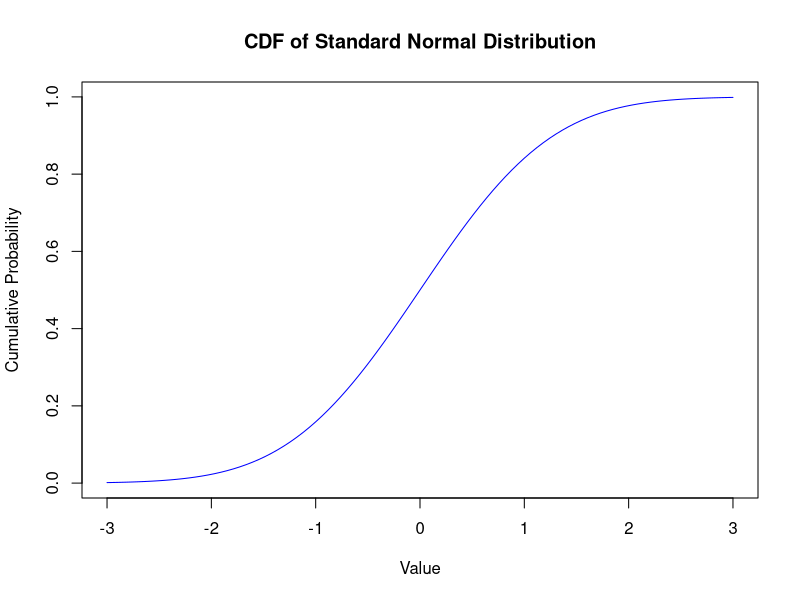
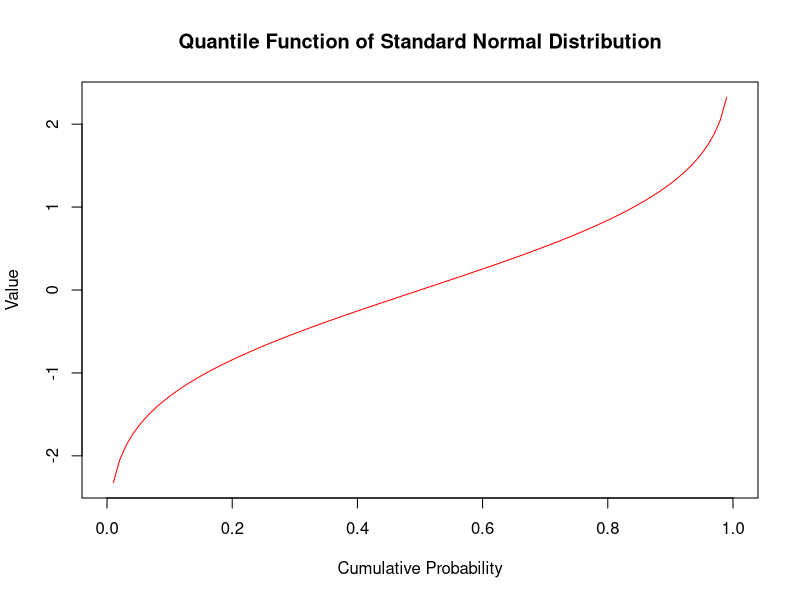

Recreate these plots in R, in order.
# Generate a sequence of values
x <- seq(-3, 3, length=100)

# Compute the CDF for a standard normal distribution
cdf <- pnorm(x)

# Plot the CDF
plot(x, cdf, type="l", col="blue", main="CDF of Standard Normal Distribution",
     xlab="Value", ylab="Cumulative Probability")

# Generate a sequence of probabilities
p <- seq(0, 1, length=100)

# Compute the quantiles for a standard normal distribution
quantiles <- qnorm(p)

# Plot the Quantile Function
plot(p, quantiles, type="l", col="red", main="Quantile Function of Standard Normal Distribution",
     xlab="Cumulative Probability", ylab="Value")
